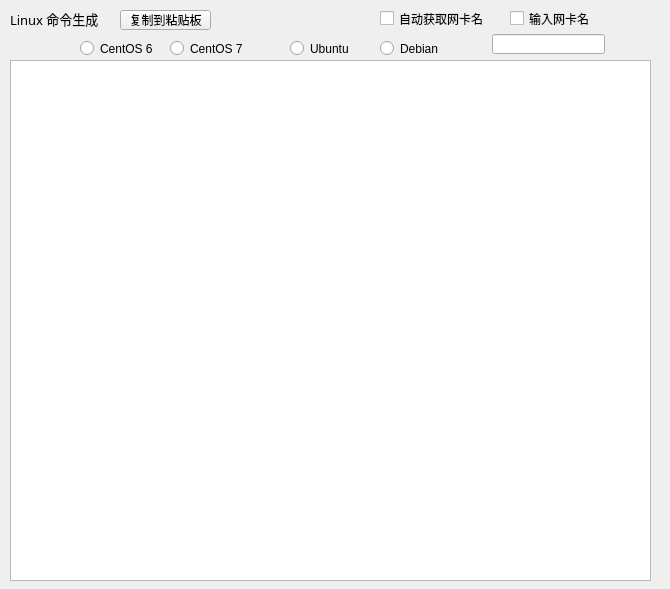
<?xml version="1.0" encoding="UTF-8"?>
<ui version="4.0">
 <class>Form</class>
 <widget class="QWidget" name="Form">
  <property name="geometry">
   <rect>
    <x>0</x>
    <y>0</y>
    <width>670</width>
    <height>589</height>
   </rect>
  </property>
  <property name="windowTitle">
   <string>Form</string>
  </property>
  <widget class="QLabel" name="label_info_command">
   <property name="geometry">
    <rect>
     <x>10</x>
     <y>10</y>
     <width>111</width>
     <height>17</height>
    </rect>
   </property>
   <property name="font">
    <font>
     <family>宋体</family>
     <pointsize>10</pointsize>
    </font>
   </property>
   <property name="text">
    <string>Linux 命令生成</string>
   </property>
   <property name="buddy">
    <cstring>textEdit</cstring>
   </property>
  </widget>
  <widget class="QPushButton" name="copybutton">
   <property name="geometry">
    <rect>
     <x>120</x>
     <y>10</y>
     <width>91</width>
     <height>20</height>
    </rect>
   </property>
   <property name="font">
    <font>
     <family>宋体</family>
     <pointsize>9</pointsize>
    </font>
   </property>
   <property name="text">
    <string>复制到粘贴板</string>
   </property>
  </widget>
  <widget class="QCheckBox" name="auto_get_check">
   <property name="geometry">
    <rect>
     <x>380</x>
     <y>10</y>
     <width>111</width>
     <height>17</height>
    </rect>
   </property>
   <property name="font">
    <font>
     <family>宋体</family>
    </font>
   </property>
   <property name="text">
    <string>自动获取网卡名</string>
   </property>
  </widget>
  <widget class="QCheckBox" name="not_auto_get_check">
   <property name="geometry">
    <rect>
     <x>510</x>
     <y>10</y>
     <width>101</width>
     <height>17</height>
    </rect>
   </property>
   <property name="text">
    <string>输入网卡名</string>
   </property>
  </widget>
  <widget class="QLineEdit" name="lineEdit">
   <property name="geometry">
    <rect>
     <x>492</x>
     <y>34</y>
     <width>113</width>
     <height>20</height>
    </rect>
   </property>
   <property name="focusPolicy">
    <enum>Qt::WheelFocus</enum>
   </property>
  </widget>
  <widget class="QRadioButton" name="centos6radio">
   <property name="geometry">
    <rect>
     <x>80</x>
     <y>40</y>
     <width>82</width>
     <height>17</height>
    </rect>
   </property>
   <property name="text">
    <string>CentOS 6</string>
   </property>
  </widget>
  <widget class="QRadioButton" name="centos7radio">
   <property name="geometry">
    <rect>
     <x>170</x>
     <y>40</y>
     <width>82</width>
     <height>17</height>
    </rect>
   </property>
   <property name="text">
    <string>CentOS 7</string>
   </property>
  </widget>
  <widget class="QRadioButton" name="ubunturadio">
   <property name="geometry">
    <rect>
     <x>290</x>
     <y>40</y>
     <width>101</width>
     <height>17</height>
    </rect>
   </property>
   <property name="text">
    <string>Ubuntu</string>
   </property>
  </widget>
  <widget class="QRadioButton" name="debianradio">
   <property name="geometry">
    <rect>
     <x>380</x>
     <y>40</y>
     <width>82</width>
     <height>17</height>
    </rect>
   </property>
   <property name="text">
    <string>Debian</string>
   </property>
  </widget>
  <widget class="QTextEdit" name="textEdit">
   <property name="geometry">
    <rect>
     <x>10</x>
     <y>60</y>
     <width>641</width>
     <height>521</height>
    </rect>
   </property>
   <property name="font">
    <font>
     <family>Arial</family>
     <pointsize>8</pointsize>
    </font>
   </property>
   <property name="html">
    <string>&lt;!DOCTYPE HTML PUBLIC &quot;-//W3C//DTD HTML 4.0//EN&quot; &quot;http://www.w3.org/TR/REC-html40/strict.dtd&quot;&gt;
&lt;html&gt;&lt;head&gt;&lt;meta name=&quot;qrichtext&quot; content=&quot;1&quot; /&gt;&lt;style type=&quot;text/css&quot;&gt;
p, li { white-space: pre-wrap; }
&lt;/style&gt;&lt;/head&gt;&lt;body style=&quot; font-family:'Arial'; font-size:8pt; font-weight:400; font-style:normal;&quot;&gt;
&lt;p style=&quot;-qt-paragraph-type:empty; margin-top:0px; margin-bottom:0px; margin-left:0px; margin-right:0px; -qt-block-indent:0; text-indent:0px; font-family:'vt100';&quot;&gt;&lt;br /&gt;&lt;/p&gt;&lt;/body&gt;&lt;/html&gt;</string>
   </property>
  </widget>
 </widget>
 <resources/>
 <connections/>
</ui>
